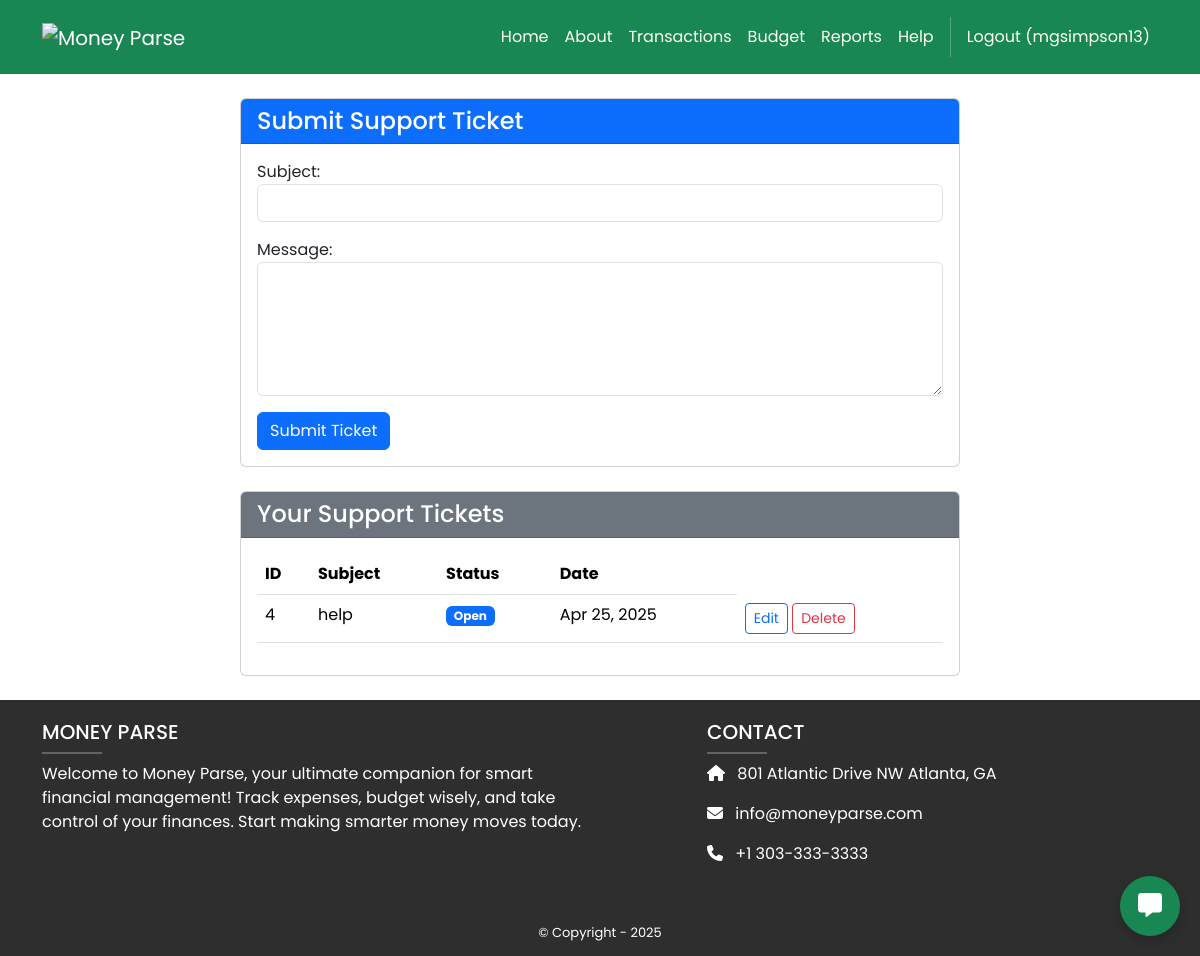
The app's page /finances/profile (signed in) with its own data.
### finances/models.py (models this page shows, shortened)
class Ticket(models.Model):
    STATUS_CHOICES = [
        ('open', 'Open'),
        ('in_progress', 'In Progress'),
        ('resolved', 'Resolved'),
    ]
    user = models.ForeignKey(User, on_delete=models.CASCADE)
    subject = models.CharField(max_length=200)
    message = models.TextField()
    status = models.CharField(max_length=20, choices=STATUS_CHOICES, default='open')
    created_at = models.DateTimeField(auto_now_add=True)
    updated_at = models.DateTimeField(auto_now=True)
    def get_delete_url(self):
        return reverse('finances.delete_ticket', args=[self.id])
    def get_edit_url(self):
        return reverse('finances.edit_ticket', args=[self.id])

### finances/views.py (the view)
# urls.py: path('profile', views.profile_view, name='finances.profile'),
@login_required
def profile_view(request):
    if request.method == 'POST':
        form = TicketForm(request.POST)
        if form.is_valid():
            ticket = form.save(commit=False)
            ticket.user = request.user
            ticket.save()
            messages.success(request, "Your ticket has been submitted successfully!")
            return redirect('finances.profile')
    else:
        form = TicketForm()
    user_tickets = Ticket.objects.filter(user=request.user).order_by('-created_at')
    return render(request, 'finances/profile.html', {
        'form': form,
        'tickets': user_tickets
    })

### finances/forms.py
class TicketForm(forms.ModelForm):
    class Meta:
        model = Ticket
        fields = ['subject', 'message']
    def __init__(self, *args, **kwargs):
        super(TicketForm, self).__init__(*args, **kwargs)
        self.fields['subject'].widget.attrs.update({'class': 'form-control'})
        self.fields['message'].widget = forms.Textarea(attrs={'class': 'form-control', 'rows': 5})

### finances/templates/finances/profile.html (shortened to what this page needs)
{% extends 'base.html' %}
{% block content %}
<div class="container mt-4 px-4">
    <div class="row justify-content-center">
        <div class="col-lg-10 col-xl-8">
            <div class="card mb-4">
                <div class="card-header bg-primary text-white">
                    <h4 class="mb-0">Submit Support Ticket</h4>
                </div>
                <div class="card-body">
                    <form method="post">
                        <div class="mb-3">
                            {{ form.subject.label_tag }}
                            {{ form.subject }}
                        </div>
                        <div class="mb-3">
                            {{ form.message.label_tag }}
                            {{ form.message }}
                        </div>
                        <button type="submit" class="btn btn-primary">Submit Ticket</button>
                    </form>
                </div>
            </div>
            <div class="card mb-4">
                <div class="card-header bg-secondary text-white">
                    <h4 class="mb-0">Your Support Tickets</h4>
                </div>
                <div class="card-body">
                    {% if tickets %}
                        <div class="table-responsive">
                            <table class="table table-hover">
                                <thead>
                                    <tr>
                                        <th>ID</th>
                                        <th>Subject</th>
                                        <th>Status</th>
                                        <th>Date</th>
                                    </tr>
                                </thead>
                                <tbody>
                                    {% for ticket in tickets %}
                                    <tr>
                                        <td>{{ ticket.id }}</td>
                                        <td>{{ ticket.subject }}</td>
                                        <td>
                                            <span class="badge
                                                {% if ticket.status == 'open' %}bg-primary
                                                {% elif ticket.status == 'in_progress' %}bg-warning
                                                {% else %}bg-success{% endif %}">
                                                {{ ticket.get_status_display }}
                                            </span>
                                        </td>
                                        <td>{{ ticket.created_at|date:"M d, Y" }}</td>
                                        <td class="text-nowrap">
                                            <a href="{{ ticket.get_edit_url }}" class="btn btn-sm btn-outline-primary">Edit</a>
                                            <form method="post" action="{{ ticket.get_delete_url }}" class="d-inline">
                                                <button type="submit" class="btn btn-sm btn-outline-danger">
                                                    Delete
                                                </button>
                                            </form>
                                        </td>
                                    </tr>
                                    {% endfor %}
                                </tbody>
                            </table>
                        </div>
                    {% else %}
                        <p class="mb-0">No tickets submitted yet.</p>
                    {% endif %}
                </div>
            </div>
        </div>
    </div>
</div>
{% endblock %}

### MoneyParse/templates/base.html (shortened to what this page needs)
<!DOCTYPE html>
<html>
  {% load static %}
  <head>
    <link href="https://cdn.jsdelivr.net/npm/bootstrap@5.3.3/dist/css/bootstrap.min.css" rel="stylesheet">
    <link rel="stylesheet" href="https://cdnjs.cloudflare.com/ajax/libs/font-awesome/6.1.1/css/all.min.css">
    <link rel="stylesheet" type="text/css" href="{% static 'css/style.css' %}">
  </head>
  <body>
  <div class="d-flex flex-column min-vh-100">
    <nav class="p-3 navbar navbar-dark bg-success navbar-expand-lg">
      <div class="container">
        <a class="navbar-brand" href="#">
          <img src="{% static 'image/logo.png' %}" alt="Money Parse" style="height: 100%; max-height: 60px;">
        </a>
        <div class="collapse navbar-collapse" id="navbarNavAltMarkup">
          <div class="navbar-nav ms-auto navbar-ml">
            <a class="nav-link" href="{% url 'home.index' %}">Home</a>
            <a class="nav-link" href="{% url 'home.about' %}">About</a>
            <a class="nav-link" href="{% url 'finances.transactions_display' %}">Transactions</a>
            <a class="nav-link" href="{% url 'finances.budget' %}">Budget</a>
            <a class="nav-link" href="{% url 'finances.reports' %}">Reports</a>
            <a class="nav-link" href="{% url 'finances.profile' %}">Help</a>
            {% if user.is_authenticated %}
            <a class="nav-link" href="{% url 'accounts.logout' %}">Logout ({{ user.username }})</a>
            {% else %}
            <a class="nav-link" href="{% url 'accounts.login' %}">Login</a>
            <a class="nav-link" href="{% url 'accounts.signup' %}">Sign Up</a>
            {% endif %}
          </div>
        </div>
      </div>
    </nav>
    <div class = "flex-grow-1">
      {% block content %}
      {% endblock content %}
    </div>
    <section class="py-1 ms-footer-bottom bg-dark text-white">
      <div class="container">
        <div class="row mt-3">
          <div class="col-md-6 mb-4">
            <h5 class="text-uppercase">MONEY PARSE</h5>
            <hr class="mb-2 mt-0" style="width: 60px; background-color: #ffffff; height: 2px" />
            <p>
              Welcome to Money Parse, your ultimate
              companion for smart financial management!
              Track expenses, budget wisely, and
              take control of your finances. Start making
              smarter money moves today.
            </p>
          </div>
          <div class="col-md-5 offset-md-1 mb-4">
            <h5 class="text-uppercase">CONTACT</h5>
            <hr class="mb-2 mt-0" style="width: 60px; background-color: #ffffff; height: 2px" />
            <p><i class="fas fa-home me-2"></i> 801 Atlantic Drive NW Atlanta, GA</p>
            <p><i class="fas fa-envelope me-2"></i> info@moneyparse.com</p>
            <p><i class="fas fa-phone me-2"></i> +1 303-333-3333</p>
          </div>
        </div>
      </div>
    </section>
    <section class="py-1 ms-footer-bottom bg-dark text-white">
      <div class="container text-center">
        <span>© Copyright - 2025</span>
      </div>
    </section>
  </div>
    {% if user.is_authenticated %}
    <button id="chatbotToggle" class="btn btn-success rounded-circle" style="position: fixed; bottom: 20px; right: 20px; z-index: 1050;">
      <i class="fas fa-comment-alt"></i>
    </button>
    {% endif %}
  </body>
</html>

### MoneyParse/static/css/style.css (style rules this page uses)
.navbar a.nav-link { color: #FFFEF6 !important; }
.bg-dark { background-color: #2E2E2E !important; }
.ms-footer-bottom span { font-size: 13px; line-height: 38px; }
html, body { font-family: 'Poppins', sans-serif; }

### MoneyParse/templates/base.html (style rules this page uses)
#chatbotToggle { width: 60px; height: 60px; font-size: 24px; box-shadow: 0 4px 12px rgba(0,0,0,0.2); }
html, body { margin: 0; padding: 0; height: 100%; overflow-y: auto; overscroll-behavior: contain; }
.min-vh-100 { min-height: 100vh; }
.flex-grow-1 { flex: 1 1 auto; }

### records on screen
Ticket: id "4", subject "help", status "Open", created_at "Apr 25, 2025"

### other values on screen
{{ user.username }} "mgsimpson13"
